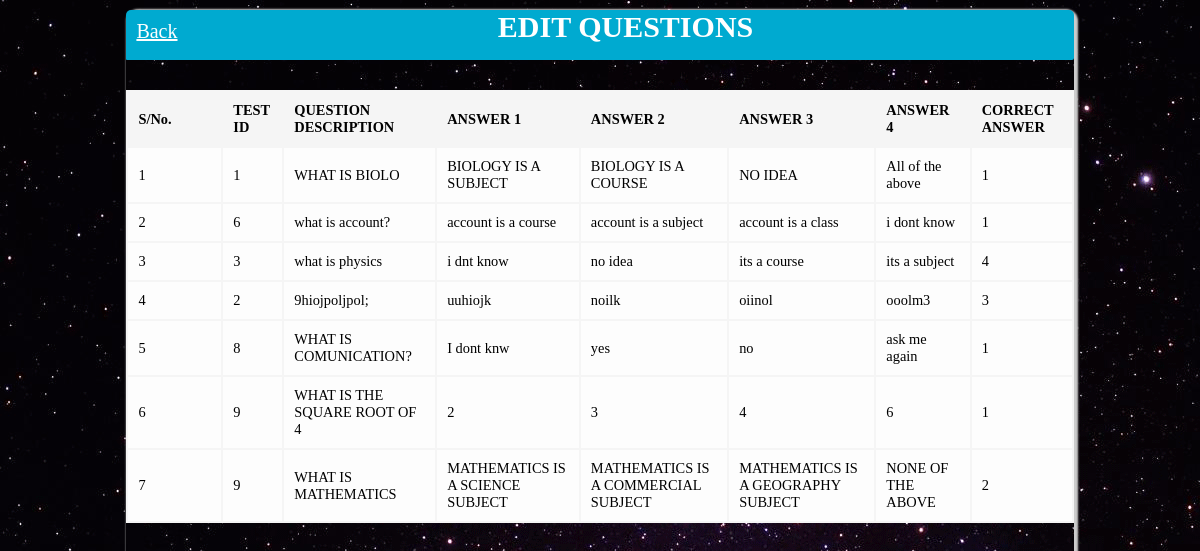
Page /admin/questionedit.php on the committed database.
### tables this page shows
CREATE TABLE `mst_question` (
  `id` int(5) NOT NULL,
  `test_id` int(5) DEFAULT NULL,
  `que_desc` varchar(150) DEFAULT NULL,
  `ans1` varchar(75) DEFAULT NULL,
  `ans2` varchar(75) DEFAULT NULL,
  `ans3` varchar(75) DEFAULT NULL,
  `ans4` varchar(75) DEFAULT NULL,
  `true_ans` int(1) DEFAULT NULL
);

### connect.php (called while the page is built, shortened)
<?php
class DBController {
	private $host = "localhost";
	private $user = "root";
	private $password = "";
	private $database = "cbt";
	private $conn;
	function __construct() {
		$this->conn = $this->connectDB();
	}
	function connectDB() {
		$conn = mysqli_connect($this->host,$this->user,$this->password,$this->database);
		return $conn;
	}
	function runQuery($query) {
		$result = mysqli_query($this->conn,$query);
		while($row=mysqli_fetch_assoc($result)) {
			$resultset[] = $row;
		}
		if(!empty($resultset))
			return $resultset;
	}
}
?>

### admin/questionedit.php (the view, shortened to what this page needs)
<?php
require_once("../connect.php");
$db_handle = new DBController();
$sql = "SELECT * from mst_question";
$faq = $db_handle->runQuery($sql);
?>
<html>
    <head>
    </head>
   <body style="background: url(img/bg/1.gif);">
<center>
<div style="margin:auto;width:80%; height:600px;box-shadow:2px 1px 2px 2px #CCCCCC;text-align:left; border-radius: 10px;">
		<div class="head" style="background-color: #00aad0; height: 50px; border-radius: 5px 5px 2px 1px; margin-bottom: 30px;">
		     <a href="questionadd.php" style="float: left; color: #ffffff; font-size: 20px; margin-left: 10px; margin-top: 10px;">Back</a>
		    <p style="text-align: center;font-weight: bold; color: #ffffff; font-size: 30px; margin-top: 10px;">
		       EDIT QUESTIONS
		    </p>
  		</div>
		<table class="tbl-qa">
		  <thead>
			  <tr>
				<th class="table-header" width="10%">S/No.</th>
				<th class="table-header">TEST ID</th>
				<th class="table-header">QUESTION DESCRIPTION</th>
				<th class="table-header">ANSWER 1</th>
				<th class="table-header">ANSWER 2</th>
				<th class="table-header">ANSWER 3</th>
				<th class="table-header">ANSWER 4</th>
				<th class="table-header">CORRECT ANSWER</th>
			  </tr>
		  </thead>
		  <tbody>
		  <?php
		  foreach($faq as $k=>$v) {
		  ?>
			  <tr class="table-row">
				<td><?php echo $k+1; ?></td>
				<td contenteditable="true" onBlur="saveToDatabase(this,'test_id','<?php echo $faq[$k]["id"]; ?>')" onClick="showEdit(this);"><?php echo $faq[$k]["test_id"]; ?></td>
				<td contenteditable="true" onBlur="saveToDatabase(this,'que_desc','<?php echo $faq[$k]["id"]; ?>')" onClick="showEdit(this);"><?php echo $faq[$k]["que_desc"]; ?></td>
				<td contenteditable="true" onBlur="saveToDatabase(this,'ans1','<?php echo $faq[$k]["id"]; ?>')" onClick="showEdit(this);"><?php echo $faq[$k]["ans1"]; ?></td>
				<td contenteditable="true" onBlur="saveToDatabase(this,'ans2','<?php echo $faq[$k]["id"]; ?>')" onClick="showEdit(this);"><?php echo $faq[$k]["ans2"]; ?></td>
				<td contenteditable="true" onBlur="saveToDatabase(this,'ans3','<?php echo $faq[$k]["id"]; ?>')" onClick="showEdit(this);"><?php echo $faq[$k]["ans3"]; ?></td>
				<td contenteditable="true" onBlur="saveToDatabase(this,'ans4','<?php echo $faq[$k]["id"]; ?>')" onClick="showEdit(this);"><?php echo $faq[$k]["ans4"]; ?></td>
				<td contenteditable="true" onBlur="saveToDatabase(this,'true_ans','<?php echo $faq[$k]["id"]; ?>')" onClick="showEdit(this);"><?php echo $faq[$k]["true_ans"]; ?></td>
			  </tr>
		<?php
		}
		?>
		  </tbody>
		</table>
</div>
</center>
    </body>
</html>

### admin/questionedit.php (style rules this page uses)
.tbl-qa { width: 100%;font-size:0.9em;background-color: #f5f5f5; }
.tbl-qa th.table-header { padding: 5px;text-align: left;padding:10px; }
.tbl-qa .table-row td { padding:10px;background-color: #FDFDFD; }

### rows in the picture
mst_question: test "1", que_desc "WHAT IS BIOLO", ans1 "BIOLOGY IS A SUBJECT", ans2 "BIOLOGY IS A COURSE", ans3 "NO IDEA", ans4 "All of the above", true_ans "1"
mst_question: test "6", que_desc "what is account?", ans1 "account is a course", ans2 "account is a subject", ans3 "account is a class", ans4 "i dont know", true_ans "1"
mst_question: test "3", que_desc "what is physics", ans1 "i dnt know", ans2 "no idea", ans3 "its a course", ans4 "its a subject", true_ans "4"
mst_question: test "2", que_desc "9hiojpoljpol;", ans1 "uuhiojk", ans2 "noilk", ans3 "oiinol", ans4 "ooolm3", true_ans "3"
mst_question: test "8", que_desc "WHAT IS COMUNICATION?", ans1 "I dont knw", ans2 "yes", ans3 "no", ans4 "ask me again", true_ans "1"
mst_question: test "9", que_desc "WHAT IS THE SQUARE ROOT OF 4", ans1 "2", ans2 "3", ans3 "4", ans4 "6", true_ans "1"
mst_question: test "9", que_desc "WHAT IS MATHEMATICS", ans1 "MATHEMATICS IS A SCIENCE SUBJECT", ans2 "MATHEMATICS IS A COMMERCIAL SUBJECT", ans3 "MATHEMATICS IS A GEOGRAPHY SUBJECT", ans4 "NONE OF THE ABOVE", true_ans "2"
